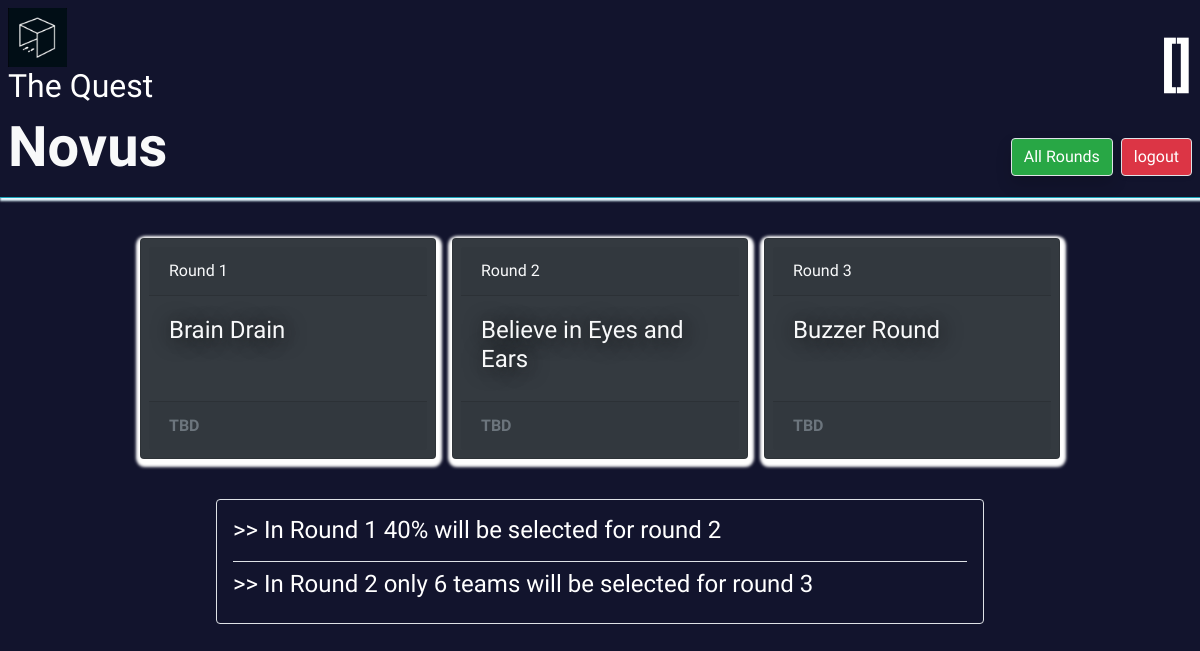
Screenshot of /quiz/rounds (signed in) with the database file from the repository.
### quiz/models.py (models this page shows, shortened)
class Round(models.Model):
    round = models.IntegerField(default=0)
    eligible_teams = models.ManyToManyField(Team, blank=True)
    is_live = models.BooleanField(default=False)
    is_completed = models.BooleanField(default=False)
    name = models.CharField(max_length=100)
    poster = models.ImageField(upload_to='images/', blank=True)

### quiz/views.py (the view)
# urls.py: path('rounds',views.rounds, name='rounds'),  # it will give the round info whether this is locked or unlocked for that particular team
def rounds(request):
    if request.user.is_authenticated:
        rounds = Round.objects.all()
        team = request.user.team_set.first()
        if not team.category:
            return redirect('/quiz/categories')
        return render(request, 'rounds.html', {'rounds': rounds, 'team': team})

### templates/rounds.html (shortened to what this page needs)
{% extends 'base.html' %}
{% load static %}
{% block content %}
    <div id="rounds">
        <div class="row p-2 m-0 justify-content-center" id="roundsdiv">
    {% for r in rounds %}
            <div  class="card col-12 col-md-3 p-2 m-2 bg-dark text-light" style="box-shadow:1px 3px 3px 5px white;">
            <div class="card-header">
                Round {{ r.round }}
            </div>
            <div class="card-body">
                <h4 class="" style="text-shadow: 2px 2px 20px #111">{{ r.name }}</h4>
            </div>
            <div class="card-footer font-weight-bold">
                {% if r.is_completed %}
                                        Completed <a href="{% url 'round_score' r.pk %}" class="badge badge-success badge-pill">Check Score</a>
                {% else %}
                    <a class="text-muted">TBD</a>
                {% endif %}
            </div>
            </div>
    {% endfor %}
    </div>
    </div>
    <div class="row justify-content-center m-0 p-4">
        <div class="col col-md-8 border p-3 rounded text-white">
            <h4 class="border-bottom pb-3">>> In Round 1 40% will be selected for round 2</h4>
            <h4>>> In Round 2 only 6 teams will be selected for round 3</h4>
        </div>
    </div>
{% endblock content %}

### quizportal/static/css/style.css (style rules this page uses)
body { background-color:#363868; }

### templates/base.html (style rules this page uses)
* { font-family: "Lexend Deca"; }

### rows the page displays
Round: round "1", name "Brain Drain", is_completed "TBD"
Round: round "2", name "Believe in Eyes and Ears", is_completed "TBD"
Round: round "3", name "Buzzer Round", is_completed "TBD"
